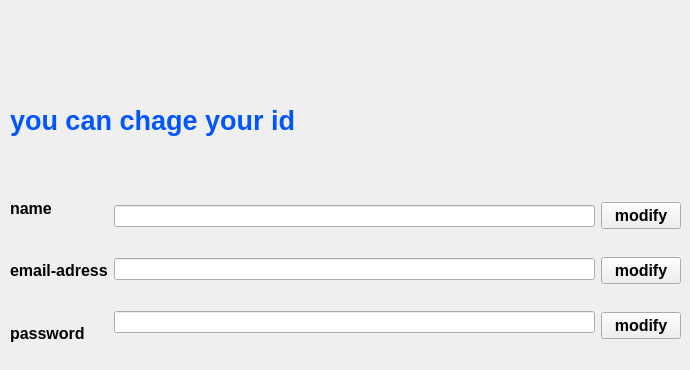
         <widget class="QWidget" name="profile_page">
          <widget class="QLabel" name="label_4">
           <property name="geometry">
            <rect>
             <x>10</x>
             <y>90</y>
             <width>331</width>
             <height>61</height>
            </rect>
           </property>
           <property name="font">
            <font>
             <pointsize>20</pointsize>
             <weight>75</weight>
             <bold>true</bold>
            </font>
           </property>
           <property name="styleSheet">
            <string notr="true">color: rgb(0, 85, 255);</string>
           </property>
           <property name="text">
            <string>you can chage your id </string>
           </property>
          </widget>
          <widget class="QWidget" name="layoutWidget">
           <property name="geometry">
            <rect>
             <x>10</x>
             <y>180</y>
             <width>671</width>
             <height>181</height>
            </rect>
           </property>
           <layout class="QHBoxLayout" name="horizontalLayout_5">
            <item>
             <layout class="QVBoxLayout" name="verticalLayout_6">
              <item>
               <widget class="QLabel" name="label_10">
                <property name="font">
                 <font>
                  <pointsize>12</pointsize>
                  <weight>75</weight>
                  <bold>true</bold>
                 </font>
                </property>
                <property name="text">
                 <string>name</string>
                </property>
               </widget>
              </item>
              <item>
               <widget class="QLabel" name="label_11">
                <property name="font">
                 <font>
                  <pointsize>12</pointsize>
                  <weight>75</weight>
                  <bold>true</bold>
                 </font>
                </property>
                <property name="text">
                 <string>email-adress</string>
                </property>
               </widget>
              </item>
              <item>
               <widget class="QLabel" name="label_12">
                <property name="font">
                 <font>
                  <pointsize>12</pointsize>
                  <weight>75</weight>
                  <bold>true</bold>
                 </font>
                </property>
                <property name="text">
                 <string>password</string>
                </property>
               </widget>
              </item>
             </layout>
            </item>
            <item>
             <layout class="QVBoxLayout" name="verticalLayout_7">
              <item>
               <widget class="QLineEdit" name="name"/>
              </item>
              <item>
               <widget class="QLineEdit" name="email_p"/>
              </item>
              <item>
               <widget class="QLineEdit" name="password_p">
                <property name="minimumSize">
                 <size>
                  <width>10</width>
                  <height>10</height>
                 </size>
                </property>
               </widget>
              </item>
             </layout>
            </item>
            <item>
             <layout class="QVBoxLayout" name="verticalLayout_8">
              <item>
               <widget class="QPushButton" name="modname">
                <property name="font">
                 <font>
                  <pointsize>12</pointsize>
                  <weight>75</weight>
                  <bold>true</bold>
                 </font>
                </property>
                <property name="text">
                 <string>modify</string>
                </property>
               </widget>
              </item>
              <item>
               <widget class="QPushButton" name="modemail">
                <property name="font">
                 <font>
                  <pointsize>12</pointsize>
                  <weight>75</weight>
                  <bold>true</bold>
                 </font>
                </property>
                <property name="text">
                 <string>modify</string>
                </property>
               </widget>
              </item>
              <item>
               <widget class="QPushButton" name="modpass">
                <property name="font">
                 <font>
                  <pointsize>12</pointsize>
                  <weight>75</weight>
                  <bold>true</bold>
                 </font>
                </property>
                <property name="text">
                 <string>modify</string>
                </property>
               </widget>
              </item>
             </layout>
            </item>
           </layout>
          </widget>
         </widget>
